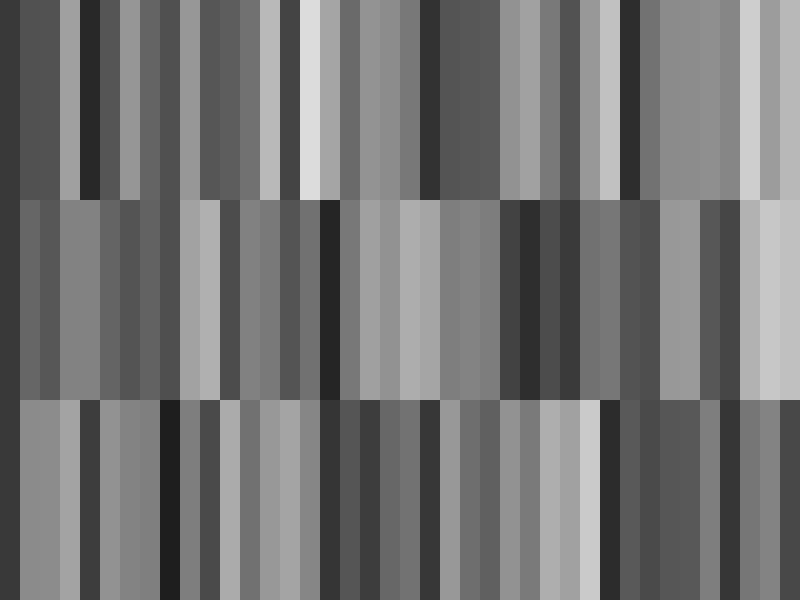
Frame 1 (no input)
Frame 60 (no input): identical to frame 1, image omitted
Frame 120 (the mouse pressed at the canvas centre since frame 60): identical to frame 1, image omitted

The p5.js sketch that drew this single still picture (run headless with seeded random() and noise() and a simulated clock; from frame 60 on, the mouse is pressed at the canvas centre):

// p5.js sketch
// ── sketch.js
let xoff = 0;
let zoff = 0;
let step = 20;

function setup() {
	createCanvas(800, 600);
}

function draw() {
	background(51);
	noStroke();
	noiseSeed(1)
	for (let i = 0; i < width; i += step) {
		fill(map(noise(i / step), 0, 1, 0, 255));
		rect(i, 0, step, 200);
	}
	noiseSeed(2)
	for (let i = 0; i < width; i += step) {
		fill(map(noise(i / step), 0, 1, 0, 255));
		rect(i, 200, step, 300);
	}
	noiseSeed(3)
	for (let i = 0; i < width; i += step) {
		fill(map(noise(i / step), 0, 1, 0, 255));
		rect(i, 400, step, 200);
	}
}
